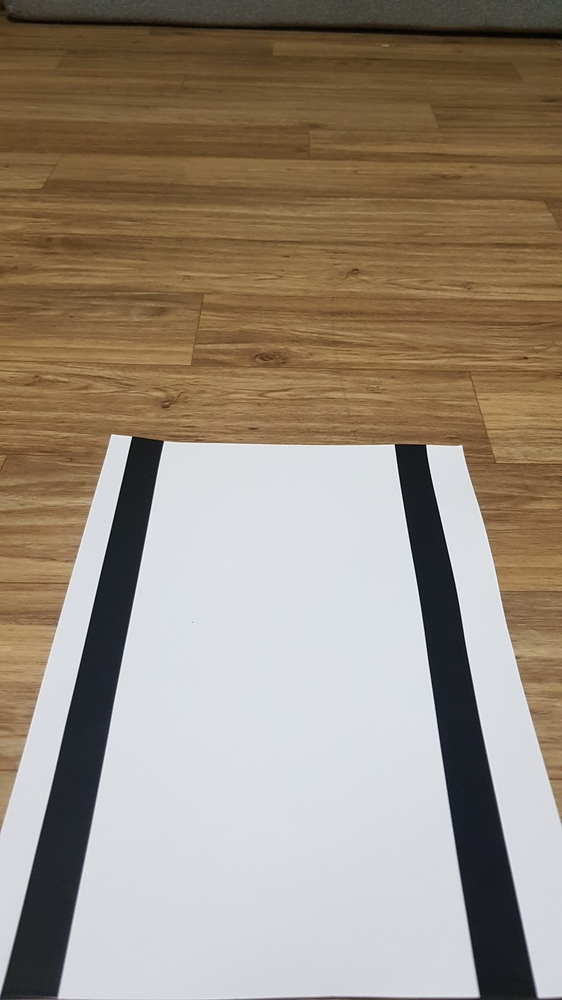
#> input picture lane sample/sample10.jpg, 562 x 1000 px, shrunk from 2268 x 4032 before the run, given in place of solidWhiteCurve.jpg, which was not available
$ python lane_detection_serial.py
#> lines starting #> are read from the running program, lines starting #| are printed output that depends on the picture; after the words box and inside, x2 and y2 are one past the last pixel; in counts of white or black regions, pixels touching at a corner belong together; pictures that were not available may be replaced by others from this repository, and a replacement may not be noted
import serial
import time
from collections import deque
import cv2
import numpy as np
#ras
#from picamera import PiCamera
#start = time.time()  # start time

def grayscale(img):
    return cv2.cvtColor(img, cv2.COLOR_RGB2GRAY)

def canny(img, low_threshold, high_threshold):
    return cv2.Canny(img, low_threshold, high_threshold)

def gaussian_blur(img, kernel_size):
    return cv2.GaussianBlur(img, (kernel_size, kernel_size), 0)

def region_of_interest(img, vertices, color3=(255,255,255), color1=255): # ROI

    mask = np.zeros_like(img) # mask that same size of img

    if len(img.shape) > 2: # Color if 3 channel :
        color = color3
    else: # gray img if 1 channel :
        color = color1
    # fill inner space of 4 point(vertices)(ROI)
    cv2.fillPoly(mask, vertices, color)
    #cv2.imshow('mask',mask)

    # mask&origin img change to one img
    ROI_image = cv2.bitwise_and(img, mask)
    return ROI_image

def draw_lines(img, lines, color=[255, 0, 0], thickness=2): # draw line
    for line in lines:
        for x1,y1,x2,y2 in line:
            cv2.line(img, (x1, y1), (x2, y2), color, thickness)

def hough_lines(img, rho, theta, threshold, min_line_len, max_line_gap):
    lines = cv2.HoughLinesP(img, rho, theta, threshold, np.array([]), minLineLength=min_line_len, maxLineGap=max_line_gap)
    #line_img = np.zeros((img.shape[0], img.shape[1], 3), dtype=np.uint8)
    #draw_lines(line_img, lines)

    return lines

def weighted_img(img, initial_img, α=1, β=1., λ=0.): # origin & hough overlap
    return cv2.addWeighted(initial_img, α, img, β, λ)

def get_fitline(img, f_lines): #make representation line
    lines = np.squeeze(f_lines)
    lines = lines.reshape(lines.shape[0]*2,2)
    rows,cols = img.shape[:2]
    output = cv2.fitLine(lines,cv2.DIST_L2,0, 0.01, 0.01)
    vx, vy, x, y = output[0], output[1], output[2], output[3]
    x1, y1 = int(((img.shape[0]-1)-y)/vy*vx + x) , img.shape[0]-1
    x2, y2 = int(((img.shape[0]/2+100)-y)/vy*vx + x) , int(img.shape[0]/2+100)

    result = [x1,y1,x2,y2]
    return result

def draw_fit_line(img, lines, color=[255, 0, 0], thickness=10): # draw representation line & color order is BGR
        cv2.line(img, (lines[0], lines[1]), (lines[2], lines[3]), color, thickness)

def get_vanishing_point(left_line, right_line):
    left_slope = (left_line[1]-left_line[3])/(left_line[0]-left_line[2])
    left_intercept = (left_line[1]-(left_line[1]-left_line[3])/(left_line[0]-left_line[2])*left_line[0])
    right_slope = (right_line[1]-right_line[3])/(right_line[0]-right_line[2])
    right_intercept = (right_line[1]-(right_line[1]-right_line[3])/(right_line[0]-right_line[2])*right_line[0])
    x = -(left_intercept-right_intercept)/(left_slope-right_slope)
    y = left_slope*x + left_intercept

    point = [x,y]
    return point
    #eqn_left_line = (left_line[1]-left_line[3])/(left_line[0]-left_line[2])*left_line[0]+(left_line[1]-(left_line[1]-(left_line[1]-left_line[3])/(left_line[0]-left_line[2])*left_line[0]))-left_line[1]
    #eqn_right_line = (right_line[1]-right_line[3])/(right_line[0]-right_line[2])*right_line[0]+(right_line[1]-(right_line[1]-(right_line[1]-right_line[3])/(right_line[0]-right_line[2])*right_line[0]))-right_line[1]

def draw_vp_circle(img,center_point):
    cv2.circle(img, center=tuple(np.int0(center_point)), radius=20, color=(255, 255, 0), thickness=3)

def get_steering_value(vp, height, width, steer_max=180, offset=0):#bigger height value is low position in the result picture that we saw
    vpx = (vp[0]-width/2)/(width/2) #degree control, -width/2 : -1 = width/2 = 1
    vpy = (vp[1]-height/2)/(height/2) #weight control, ,but exponent, -height/2 : -1 = height/2 = 1

    delta = 0.5*(np.sign(vpx)+1) * (vpx*steer_max) * (2**vpy) -0.5*(np.sign(vpx)-1) * (vpx*steer_max) * (2**vpy) + offset
    return delta

def interact_ser(_str, _ard):
    _ard.write(_str.encode())
    tmp = _ard.readline()
    print(tmp.decode())

def conv_img_to_delta(image):
    height, width = image.shape[:2]# shape is numpy array

    gray_img = grayscale(image)

    blur_img = gaussian_blur(gray_img, 3)

    canny_img = canny(blur_img, 200, 350)

    vertices = np.array([[(0,height),(0, height/2), (width, height/2), (width,height)]], dtype=np.int32) # half of image size divided by center horizontal line
    ROI_img = region_of_interest(canny_img, vertices) # ROI
    #cv2.imshow('ROI',ROI_img)
    #cv2.waitKey(0)

    line_arr = hough_lines(ROI_img, 1, 1 * np.pi/180, 30, 10, 20) # hough
    line_arr = np.squeeze(line_arr)

    # find slope
    slope_degree = (np.arctan2(line_arr[:,1] - line_arr[:,3], line_arr[:,0] - line_arr[:,2]) * 180) / np.pi

    # restrict the horizon
    line_arr = line_arr[np.abs(slope_degree)<160]
    slope_degree = slope_degree[np.abs(slope_degree)<160]

    # restrict the vertical
    line_arr = line_arr[np.abs(slope_degree)>95]
    slope_degree = slope_degree[np.abs(slope_degree)>95]

    # filtering line
    L_lines, R_lines = line_arr[(slope_degree>0),:], line_arr[(slope_degree<0),:]
    temp = np.zeros((image.shape[0], image.shape[1], 3), dtype=np.uint8)
    L_lines, R_lines = L_lines[:,None], R_lines[:,None]

    # get points of rep lines
    left_fit_line = get_fitline(image,L_lines)
    right_fit_line = get_fitline(image,R_lines)

    # draw rep line
    draw_fit_line(temp, left_fit_line)
    draw_fit_line(temp, right_fit_line)

    # draw vp circle
    vp = get_vanishing_point(left_fit_line, right_fit_line)
    temp1 = np.zeros((image.shape[0], image.shape[1], 3), dtype=np.uint8)
    draw_vp_circle(temp1,vp)

    # get steering value(delta)
    row_delta = get_steering_value(vp,image.shape[0],image.shape[1])
    return int(row_delta)

#camera

port = 'COM5'  # 변동가능

#ras
#port = "/dev/ttyACM0"

ard = serial.Serial(port, 9600)
time.sleep(3)

int_delta = 0
start_flag = 0

while int_delta != 0 or start_flag == 0:
    if start_flag == 0:
        start_flag = 1

    image = cv2.imread('Python/lane_test/solidWhiteCurve.jpg') # import image, be careful the path!!
#> image is the input picture: shape (1000, 562, 3); mean B, G, R 124.8, 140.1, 153.1

    try:
        int_delta = conv_img_to_delta(image)
#> in grayscale, `return cv2.cvtColor(img, cv2.COLOR_RGB2GRAY)`:
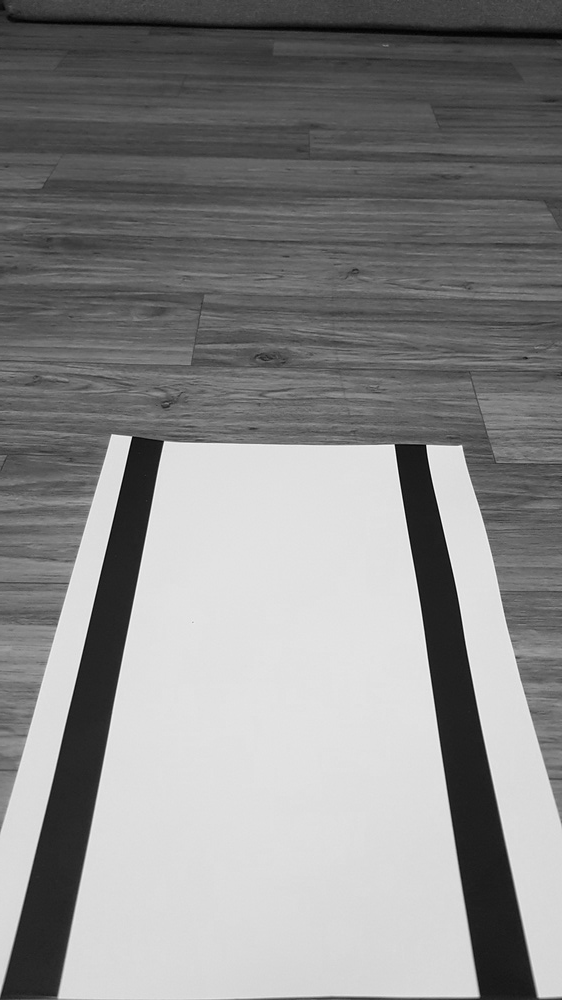
#> returned value: shape (1000, 562); min 1, max 253, mean 137
#> in canny, `return cv2.Canny(img, low_threshold, high_threshold)`:
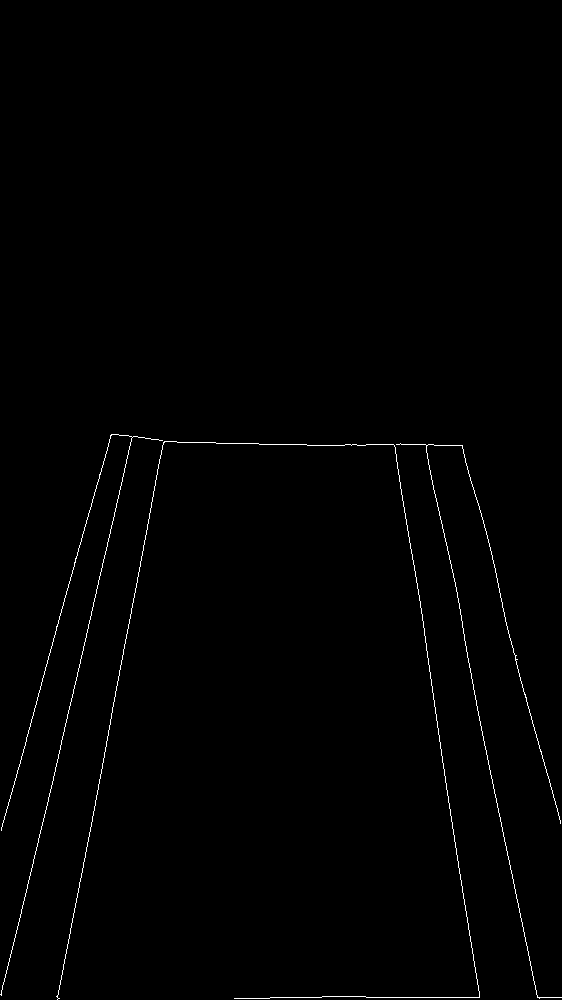
#> returned value: shape (1000, 562); 0.65% white in thin lines or dots, all inside (x1, y1, x2, y2) = (0, 434, 562, 1000)
#> in region_of_interest, `cv2.fillPoly(mask, vertices, color)`:
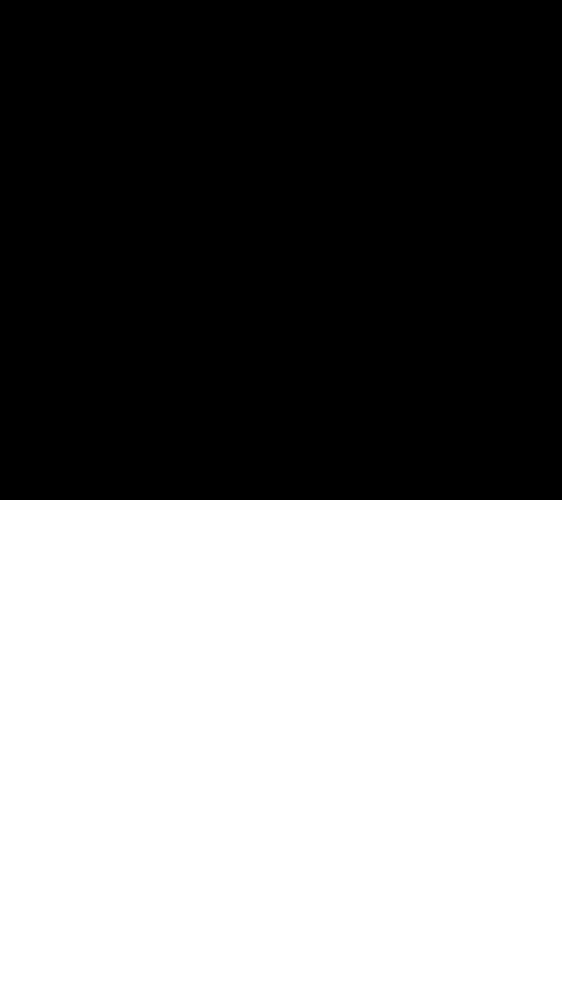
#> mask: shape (1000, 562); 50% white; 1 white region, box (x1, y1, x2, y2) and area: (0, 500, 562, 1000) 281000
#> in region_of_interest, `ROI_image = cv2.bitwise_and(img, mask)`:
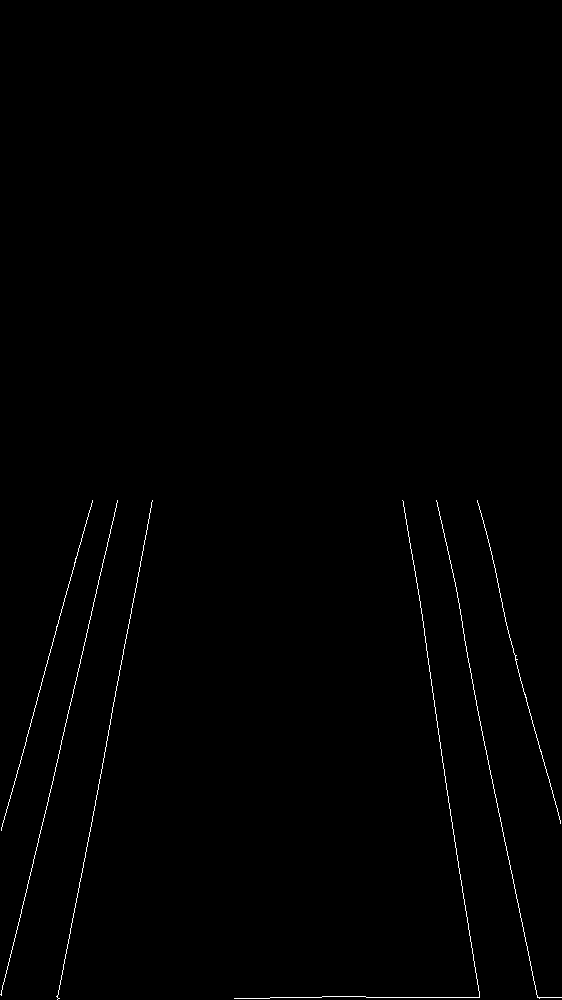
#> ROI_image: shape (1000, 562); 0.52% white in thin lines or dots, all inside (x1, y1, x2, y2) = (0, 500, 562, 1000)
#> in hough_lines, `lines = cv2.HoughLinesP(img, rho, theta, threshold, np.array([]), minL..`: lines = 25 rows, first 6: [95, 800, 149, 518], [15, 937, 116, 503], [43, 821, 117, 501], [416, 577, 454, 841], [476, 705, 538, 997], [270, 997, 321, 997]
#> in conv_img_to_delta, `line_arr = hough_lines(ROI_img, 1, 1 * np.pi/180, 30, 10, 20)`: line_arr has the same summary as lines in hough_lines
#> in conv_img_to_delta, `slope_degree = (np.arctan2(line_arr[:,1] - line_arr[:,3], line_arr[:,0..`: slope_degree = 25 values, max 180 at index 5, min -179.5 at index 9, mean 10.83
#> in conv_img_to_delta, `line_arr = line_arr[np.abs(slope_degree)<160]`: line_arr = 21 rows, first 6: [95, 800, 149, 518], [15, 937, 116, 503], [43, 821, 117, 501], [416, 577, 454, 841], [476, 705, 538, 997], [14, 784, 78, 548]
#> in conv_img_to_delta, `slope_degree = slope_degree[np.abs(slope_degree)<160]`: slope_degree = 21 values, max 105.4 at index 9, min -105 at index 12, mean -4.28
#> in conv_img_to_delta, `L_lines, R_lines = line_arr[(slope_degree>0),:], line_arr[(slope_degre..`: L_lines = [[95, 800, 149, 518], [15, 937, 116, 503], [43, 821, 117, 501], [14, 784, 78, 548], [68, 587, 92, 500], [75, 903, 95, 805], [58, 998, 74, 908], [0, 994, 14, 940], [1, 830, 48, 656], [140, 561, 152, 501]]; R_lines = [[416, 577, 454, 841], [476, 705, 538, 997], [478, 503, 485, 530], [483, 520, 523, 691], [451, 564, 479, 719], [458, 867, 478, 985], [538, 741, 560, 823], [521, 681, 536, 737], [436, 500, 458, 598], [402, 500, 417, 585], [455, 846, 467, 917]]
#> in get_fitline, `lines = np.squeeze(f_lines)`: lines has the same summary as L_lines in conv_img_to_delta
#> in get_fitline, `lines = lines.reshape(lines.shape[0]*2,2)`: lines = 20 rows, first 8: [95, 800], [149, 518], [15, 937], [116, 503], [43, 821], [117, 501], [14, 784], [78, 548]
#> in get_fitline, `output = cv2.fitLine(lines,cv2.DIST_L2,0, 0.01, 0.01)`: output = [0.191, -0.982, 72.2, 729.8]
#> in get_fitline, `vx, vy, x, y = output[0], output[1], output[2], output[3]`: vx = [0.191]; vy = [-0.982]; x = [72.2]; y = [729.8]
#> in get_fitline, `x1, y1 = int(((img.shape[0]-1)-y)/vy*vx + x) , img.shape[0]-1`: x1 = 19; y1 = 999
#> in get_fitline, `x2, y2 = int(((img.shape[0]/2+100)-y)/vy*vx + x) , int(img.shape[0]/2+..`: x2 = 97; y2 = 600
#> in get_fitline, `result = [x1,y1,x2,y2]`: result = [19, 999, 97, 600]
#> in get_fitline (call 2), `lines = lines.reshape(lines.shape[0]*2,2)`: lines = 22 rows, first 8: [416, 577], [454, 841], [476, 705], [538, 997], [478, 503], [485, 530], [483, 520], [523, 691]
#> in conv_img_to_delta, `right_fit_line = get_fitline(image,R_lines)`: right_fit_line = [513, 999, 465, 600]
#> in draw_fit_line, `cv2.line(img, (lines[0], lines[1]), (lines[2], lines[3]), color, thick..`:
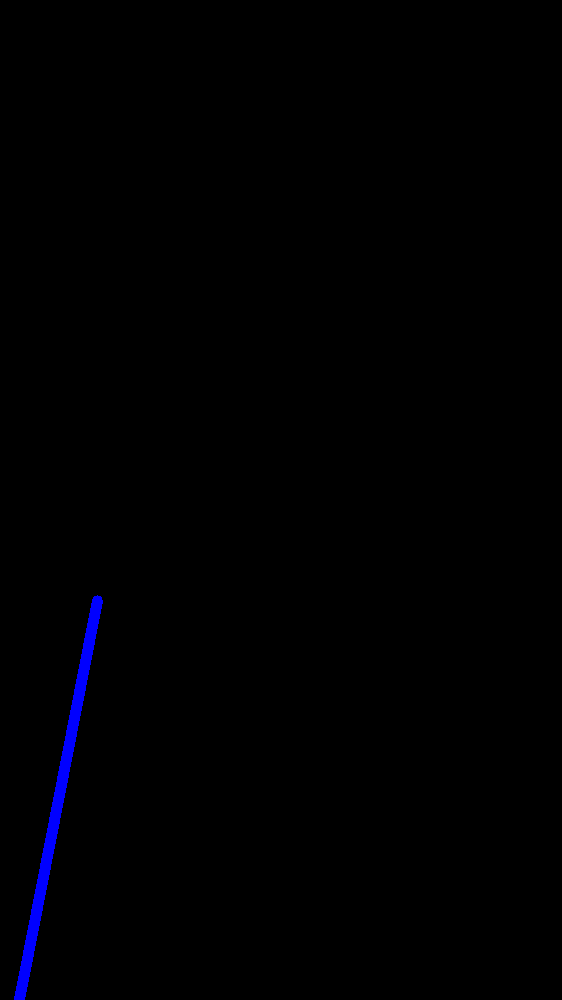
#> img: shape (1000, 562, 3); mean of channels 0, 1, 2 2, 0, 0; drawn as B, G, R
#> call 2 of draw_fit_line, with thickness = 10
#> in draw_fit_line (call 2), `cv2.line(img, (lines[0], lines[1]), (lines[2], lines[3]), color, thick..`:
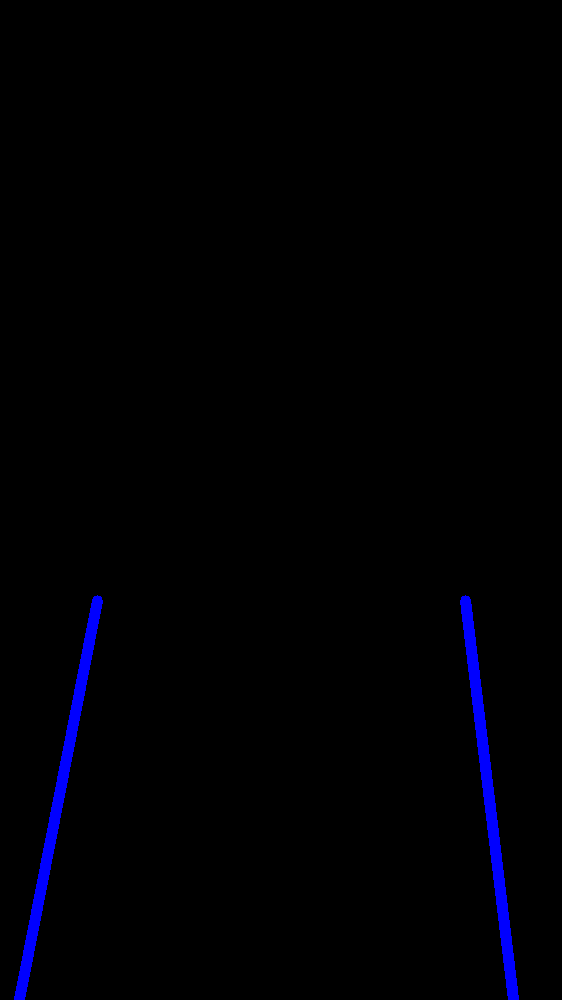
#> img: shape (1000, 562, 3); 0.8% of pixels changed, all inside (x1, y1, x2, y2) = (460, 595, 519, 1000); drawn as B, G, R
#> in get_vanishing_point, `left_slope = (left_line[1]-left_line[3])/(left_line[0]-left_line[2])`: left_slope = -5.12
#> in get_vanishing_point, `left_intercept = (left_line[1]-(left_line[1]-left_line[3])/(left_line[..`: left_intercept = 1096.2
#> in get_vanishing_point, `right_slope = (right_line[1]-right_line[3])/(right_line[0]-right_line[..`: right_slope = 8.31
#> in get_vanishing_point, `right_intercept = (right_line[1]-(right_line[1]-right_line[3])/(right_..`: right_intercept = -3265.3
#> in get_vanishing_point, `x = -(left_intercept-right_intercept)/(left_slope-right_slope)`: x = 324.8
#> in get_vanishing_point, `y = left_slope*x + left_intercept`: y = -565.3
#> in get_vanishing_point, `point = [x,y]`: point = [324.8, -565.3]
#> in draw_vp_circle, `cv2.circle(img, center=tuple(np.int0(center_point)), radius=20, color=..`: img: shape (1000, 562, 3); every value is 0
#> in get_steering_value, `vpx = (vp[0]-width/2)/(width/2)`: vpx = 0.156
#> in get_steering_value, `vpy = (vp[1]-height/2)/(height/2)`: vpy = -2.13
#> in get_steering_value, `delta = 0.5*(np.sign(vpx)+1) * (vpx*steer_max) * (2**vpy) -0.5*(np.sig..`: delta = 6.41
#> int_delta = 6
    except:
        _ = 1

    str_delta = str(int_delta)
#> str_delta = '6'

    serial_deque = deque([])

    if int_delta < 0:
        int_delta = abs(int_delta)
        str_delta = str(int_delta)
        serial_deque = deque(['-',str_delta,'`'])
    else:
        str_delta = str(int_delta)
        serial_deque = deque(['+',str_delta,'`'])

    #print(row_delta)
    #print(serial_deque)
    # serial communicate with arduino


    for i in serial_deque:
        interact_ser(i, ard)
#> this loop made 3 passes
#> i on passes 1 to 3: '+', '6', '`'
#| <module 'serial.Serial_.readline_.decode_' from None>
#| <module 'serial.Serial_.readline_.decode_' from None>
#| <module 'serial.Serial_.readline_.decode_' from None>

    #checking process, it will not included in project. It will active just to watch the parameters.
    print(int_delta)
#| 6


    # [7 lines of commented-out code are left out]

ard.close()
